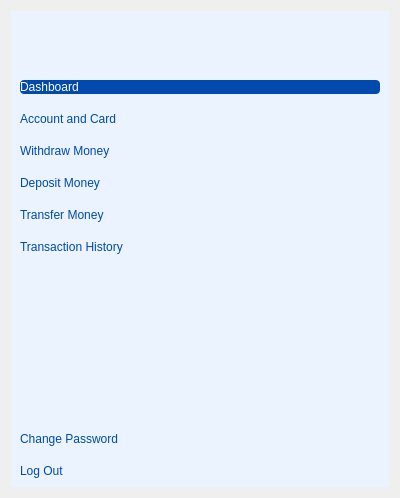
<?xml version="1.0" encoding="UTF-8"?>
<ui version="4.0">
 <class>Form</class>
 <widget class="QWidget" name="Form">
  <property name="geometry">
   <rect>
    <x>0</x>
    <y>0</y>
    <width>400</width>
    <height>498</height>
   </rect>
  </property>
  <property name="windowTitle">
   <string>Form</string>
  </property>
  <layout class="QHBoxLayout" name="horizontalLayout">
   <item>
    <widget class="QGroupBox" name="sidebar_container">
     <property name="sizePolicy">
      <sizepolicy hsizetype="Minimum" vsizetype="Preferred">
       <horstretch>0</horstretch>
       <verstretch>0</verstretch>
      </sizepolicy>
     </property>
     <property name="maximumSize">
      <size>
       <width>16777215</width>
       <height>16777215</height>
      </size>
     </property>
     <property name="styleSheet">
      <string notr="true">background: #eaf3ff;
border: 0;</string>
     </property>
     <property name="title">
      <string/>
     </property>
     <layout class="QVBoxLayout" name="verticalLayout_2" stretch="0,0,1">
      <item alignment="Qt::AlignHCenter">
       <widget class="QLabel" name="bank_logo">
        <property name="styleSheet">
         <string notr="true">border: 0;
</string>
        </property>
        <property name="text">
         <string/>
        </property>
        <property name="pixmap">
         <pixmap>../icons/account_balance_92dp_004AAD_FILL0_wght400_GRAD0_opsz48.svg</pixmap>
        </property>
       </widget>
      </item>
      <item>
       <spacer name="verticalSpacer">
        <property name="orientation">
         <enum>Qt::Vertical</enum>
        </property>
        <property name="sizeHint" stdset="0">
         <size>
          <width>20</width>
          <height>40</height>
         </size>
        </property>
       </spacer>
      </item>
      <item>
       <layout class="QVBoxLayout" name="btn_vertical_layout">
        <property name="spacing">
         <number>18</number>
        </property>
        <item>
         <widget class="QPushButton" name="btn_dashboard">
          <property name="styleSheet">
           <string notr="true">text-align: left;
background: #004aad;
color: rgb(255, 255, 255);
border-radius: 4px;</string>
          </property>
          <property name="text">
           <string>Dashboard</string>
          </property>
          <property name="icon">
           <iconset>
            <normaloff>../icons/home_24dp_FFFFFF_FILL0_wght400_GRAD0_opsz24.svg</normaloff>../icons/home_24dp_FFFFFF_FILL0_wght400_GRAD0_opsz24.svg</iconset>
          </property>
          <property name="iconSize">
           <size>
            <width>32</width>
            <height>32</height>
           </size>
          </property>
         </widget>
        </item>
        <item>
         <widget class="QPushButton" name="btn_account_card">
          <property name="layoutDirection">
           <enum>Qt::LeftToRight</enum>
          </property>
          <property name="styleSheet">
           <string notr="true">text-align: left;
border-radius: 4px;
color: #004aad;</string>
          </property>
          <property name="text">
           <string>Account and Card</string>
          </property>
          <property name="icon">
           <iconset>
            <normaloff>../icons/credit_card_24dp_004AAD_FILL0_wght400_GRAD0_opsz24.svg</normaloff>../icons/credit_card_24dp_004AAD_FILL0_wght400_GRAD0_opsz24.svg</iconset>
          </property>
          <property name="iconSize">
           <size>
            <width>32</width>
            <height>32</height>
           </size>
          </property>
         </widget>
        </item>
        <item>
         <widget class="QPushButton" name="btn_withdraw">
          <property name="layoutDirection">
           <enum>Qt::LeftToRight</enum>
          </property>
          <property name="styleSheet">
           <string notr="true">text-align: left;
border-radius: 4px;
color: #004aad;</string>
          </property>
          <property name="text">
           <string>Withdraw Money</string>
          </property>
          <property name="icon">
           <iconset>
            <normaloff>../icons/money_24dp_004AAD_FILL0_wght400_GRAD0_opsz24.svg</normaloff>../icons/money_24dp_004AAD_FILL0_wght400_GRAD0_opsz24.svg</iconset>
          </property>
          <property name="iconSize">
           <size>
            <width>32</width>
            <height>32</height>
           </size>
          </property>
         </widget>
        </item>
        <item>
         <widget class="QPushButton" name="btn_deposit">
          <property name="layoutDirection">
           <enum>Qt::LeftToRight</enum>
          </property>
          <property name="styleSheet">
           <string notr="true">text-align: left;
color: #004aad;
border-radius: 4px;</string>
          </property>
          <property name="text">
           <string>Deposit Money</string>
          </property>
          <property name="icon">
           <iconset>
            <normaloff>../icons/payments_24dp_004AAD_FILL0_wght400_GRAD0_opsz24.svg</normaloff>../icons/payments_24dp_004AAD_FILL0_wght400_GRAD0_opsz24.svg</iconset>
          </property>
          <property name="iconSize">
           <size>
            <width>32</width>
            <height>32</height>
           </size>
          </property>
         </widget>
        </item>
        <item>
         <widget class="QPushButton" name="btn_transfer">
          <property name="layoutDirection">
           <enum>Qt::LeftToRight</enum>
          </property>
          <property name="styleSheet">
           <string notr="true">text-align: left;
border-radius: 4px;
color: #004aad;</string>
          </property>
          <property name="text">
           <string>Transfer Money</string>
          </property>
          <property name="icon">
           <iconset>
            <normaloff>../icons/send_24dp_004AAD_FILL0_wght400_GRAD0_opsz24.svg</normaloff>../icons/send_24dp_004AAD_FILL0_wght400_GRAD0_opsz24.svg</iconset>
          </property>
          <property name="iconSize">
           <size>
            <width>32</width>
            <height>32</height>
           </size>
          </property>
         </widget>
        </item>
        <item>
         <widget class="QPushButton" name="btn_history">
          <property name="layoutDirection">
           <enum>Qt::LeftToRight</enum>
          </property>
          <property name="styleSheet">
           <string notr="true">text-align: left;
border-radius: 4px;
color: #004aad;</string>
          </property>
          <property name="text">
           <string>Transaction History</string>
          </property>
          <property name="icon">
           <iconset>
            <normaloff>../icons/history_24dp_004AAD_FILL0_wght400_GRAD0_opsz24.svg</normaloff>../icons/history_24dp_004AAD_FILL0_wght400_GRAD0_opsz24.svg</iconset>
          </property>
          <property name="iconSize">
           <size>
            <width>32</width>
            <height>32</height>
           </size>
          </property>
         </widget>
        </item>
        <item>
         <spacer name="spacer">
          <property name="orientation">
           <enum>Qt::Vertical</enum>
          </property>
          <property name="sizeHint" stdset="0">
           <size>
            <width>20</width>
            <height>40</height>
           </size>
          </property>
         </spacer>
        </item>
        <item>
         <widget class="QPushButton" name="btn_change_password">
          <property name="layoutDirection">
           <enum>Qt::LeftToRight</enum>
          </property>
          <property name="styleSheet">
           <string notr="true">text-align: left;
color: #004aad;
border-radius: 4px;</string>
          </property>
          <property name="text">
           <string>Change Password</string>
          </property>
          <property name="icon">
           <iconset>
            <normaloff>../icons/lock_24dp_004AAD_FILL0_wght400_GRAD0_opsz24.svg</normaloff>../icons/lock_24dp_004AAD_FILL0_wght400_GRAD0_opsz24.svg</iconset>
          </property>
          <property name="iconSize">
           <size>
            <width>32</width>
            <height>32</height>
           </size>
          </property>
         </widget>
        </item>
        <item>
         <widget class="QPushButton" name="btn_logout">
          <property name="layoutDirection">
           <enum>Qt::LeftToRight</enum>
          </property>
          <property name="styleSheet">
           <string notr="true">text-align: left;
color: #004aad;
border-radius: 4px;</string>
          </property>
          <property name="text">
           <string>Log Out</string>
          </property>
          <property name="icon">
           <iconset>
            <normaloff>../icons/logout_24dp_004AAD_FILL0_wght400_GRAD0_opsz24.svg</normaloff>../icons/logout_24dp_004AAD_FILL0_wght400_GRAD0_opsz24.svg</iconset>
          </property>
          <property name="iconSize">
           <size>
            <width>32</width>
            <height>32</height>
           </size>
          </property>
         </widget>
        </item>
       </layout>
      </item>
     </layout>
    </widget>
   </item>
  </layout>
 </widget>
 <resources/>
 <connections/>
</ui>
